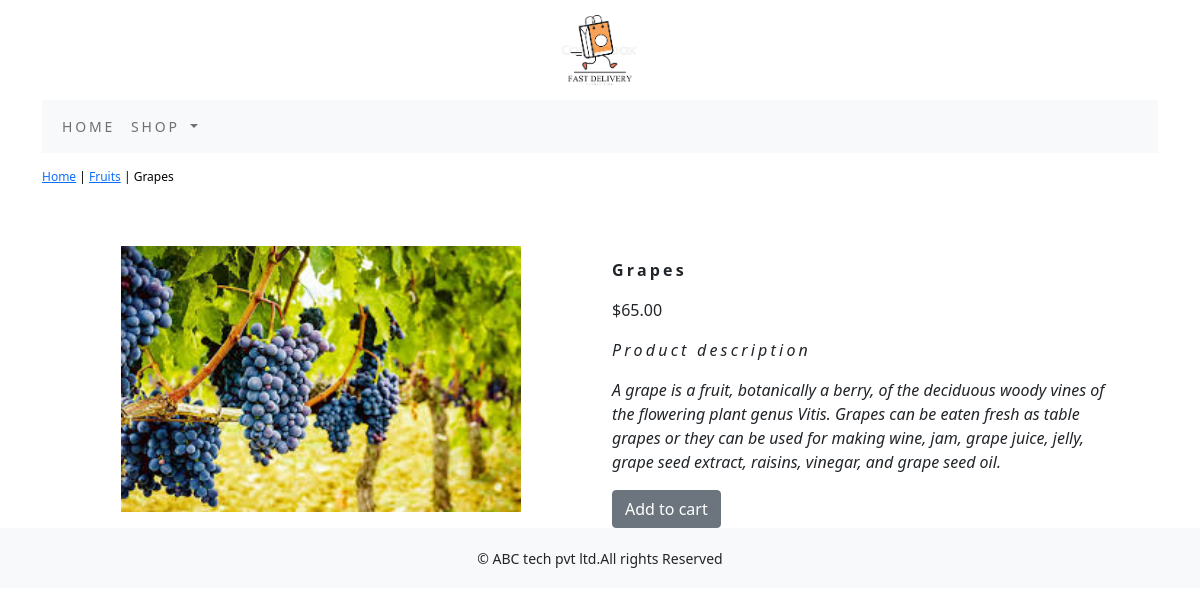
Screenshot of /ecommerce/fruits/grapes/ with the database file from the repository.
### ecommerceapp/models.py (models this page shows, shortened)
class Product(models.Model):
    name=models.CharField(max_length=250,unique=True)
    slug=models.SlugField(max_length=250,unique=True)
    description = models.TextField(blank=True)
    price=models.DecimalField(max_digits=10,decimal_places=2)
    category=models.ForeignKey(Category,on_delete=models.CASCADE)
    image = models.ImageField(upload_to='product', blank=True)
    stock=models.IntegerField()
    available=models.BooleanField(default=True)
    created=models.DateTimeField(auto_now_add=True)
    updated=models.DateTimeField(auto_now=True)
    class Meta:
        ordering = ('name',)
        verbose_name = 'product'
        verbose_name_plural = 'products'

class Category(models.Model):
    name=models.CharField(max_length=250,unique=True)
    slug=models.SlugField(max_length=250,unique=True)
    description=models.TextField(blank=True)
    image=models.ImageField(upload_to='category',blank=True)
    class Meta:
        ordering=('name',)
        verbose_name='category'
        verbose_name_plural='categories'
    def get_url(self):
        return reverse('ecommerceapp:product_by_category',args=[self.slug])
    def __str__(self):
        return '{}'.format(self.name)

### ecommerceapp/views.py (the view)
# urls.py: path('<slug:c_slug>/<slug:product_slug>/',views.proDetail,name='prodCatdetail'),
def proDetail(request,c_slug,product_slug):
    try:
        product=Product.objects.get(category__slug=c_slug,slug=product_slug)
    except Exception as e:
        raise e
    return render(request,"product.html",{'product':product})

### cart/context_processors.py (called while the page is built)
def counter(request):
    item_count=0
    if 'admin' in request.path:
        return {}
    else:
        try:
            cart=Cart.objects.filter(cart_id=_cart_id(request))
            cart_items=CartItem.objects.all().filter(cart=cart[:1])
            for cart_item in cart_items:
                item_count +=cart_item.quantity
        except Cart.DoesNotExist:
            item_count=0
    return dict(item_count=item_count)

### cart/views.py (called while the page is built)
def _cart_id(request):
    cart=request.session.session_key
    if not cart:
        cart=request.session.create()
    return cart

### ecommerceapp/context_processors.py (called while the page is built)
def menu_links(request):
    links=Category.objects.all()
    return dict(links=links)

### templates/product.html (shortened to what this page needs)
{% extends 'base.html' %}
{% load static %}
{% block content %}
<div class="row my_prod_row_class">
    <div class="mx_auto">
         <p><a href="{% url 'ecommerceapp:allProdCat' %}">Home</a> | <a href="{{product.category.get_url}}">{{product.category}}</a> | {{product.name}}</p>
    </div>
</div>
<div class="container">
<br>
<div class="row">
    <div class="col-12 col-sm-12 col-md-12 col-lg-6 text-center">
        <div style="min-width:18rem">
            <img src="{{product.image.url}}" style="width:400px; height=400px;" alt="{{product.name}}">
        </div>
    </div>
    <div class="col-12 col-sm-12 col-md-12 col-lg-6">
            <h1 class="my_prod_title"><b>{{product.name}}</b></h1>
            <p>${{product.price}}</p>
            <p class="my_title"><i>Product description</i></p>
            <p class="text-justify my_prod_text"><i>{{product.description}}</i></p>
            {% if product.stock <= 0 %}
            <p class="text-justify my_prod_text"><b>Out of stock</b></p>
            {% else %}
            <a class="btn btn-secondary" href="{% url 'cart:add_cart' product.id %}">Add to cart</a>
            {% endif %}
        </div>
    </div>
</div>
{% endblock %}

### static/css/custom.css (style rules this page uses)
body { font-family: 'Roboto', sans-serif; }
.my_title { font-size:16px; text_transform:uppercase; letter-spacing:.2em; }
.my_prod_row_class { padding-top:15px; padding-bottom:20px; }
.my_prod_row_class .mx_auto { color:#000; font-size:12px; text-decoration:none; }
.my_prod_title { font-size:16px; text_transform:uppercase; letter-spacing:.2em; padding-top:15px; padding-bottom:10px; }
.my_prod_text { padding-right:20px; }

### rows the page displays
Product: category "Fruits", name "Grapes", image (picture), price "65.00", description "A grape is a fruit, botanically a berry, of the deciduous woody vines of the flowering plant genus Vitis. Grapes can be eaten fresh as table grapes or they can be used for making wine, jam, grape juice, jelly, grape seed extract, raisins, vinegar, and grape seed oil."
